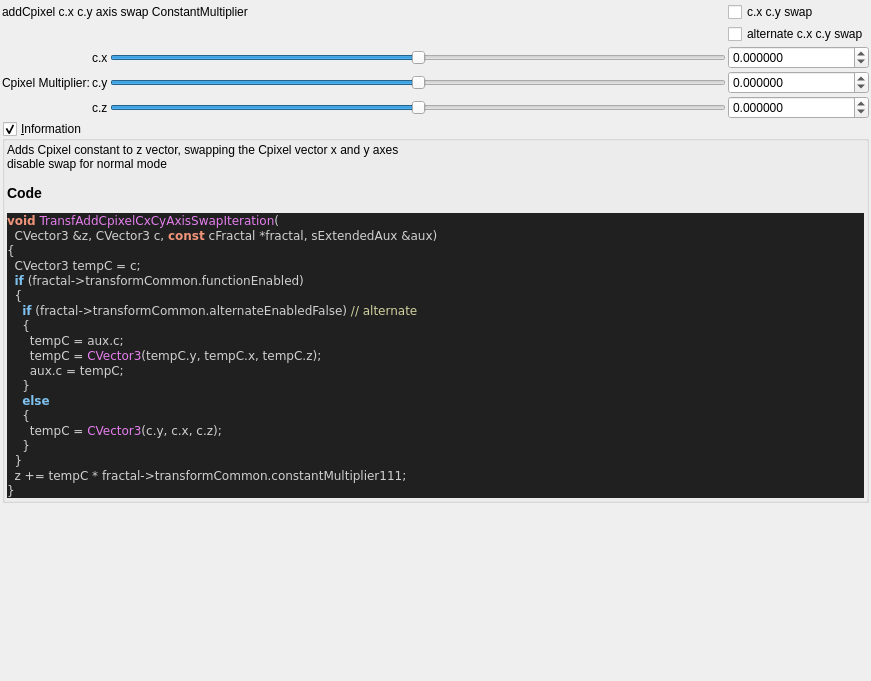
<?xml version="1.0" encoding="UTF-8"?>
<ui version="4.0">
 <class>transf_add_cpixel_cx_cy_axis_swap</class>
 <widget class="QWidget" name="Form">
  <property name="geometry">
   <rect>
    <x>0</x>
    <y>0</y>
    <width>871</width>
    <height>681</height>
   </rect>
  </property>
  <property name="windowTitle">
   <string notr="true">transf_add_cpixel_cx_cy_axis_swap</string>
  </property>
  <layout class="QVBoxLayout" name="verticalLayout">
   <property name="spacing">
    <number>2</number>
   </property>
   <property name="leftMargin">
    <number>2</number>
   </property>
   <property name="topMargin">
    <number>2</number>
   </property>
   <property name="rightMargin">
    <number>2</number>
   </property>
   <property name="bottomMargin">
    <number>2</number>
   </property>
   <item>
    <layout class="QGridLayout" name="gridLayout">
     <property name="spacing">
      <number>2</number>
     </property>
     <item row="2" column="1">
      <widget class="QLabel" name="label_109">
       <property name="text">
        <string notr="true">c.x</string>
       </property>
      </widget>
     </item>
     <item row="3" column="1">
      <widget class="QLabel" name="label_110">
       <property name="text">
        <string notr="true">c.y</string>
       </property>
      </widget>
     </item>
     <item row="0" column="0" colspan="3">
      <widget class="QLabel" name="label">
       <property name="toolTip">
        <string>&lt;html&gt;&lt;head/&gt;&lt;body&gt;&lt;p&gt;Cpixel is CVector3 c = ( c.x, c.y, c.z). It is each original point (pixel) in 3D space where the iteration starts from, ( c = original z for each point .) It is commonly found in formula structures z = f(z) + c.&lt;/p&gt;&lt;p&gt;The Cpixel multiplier effectively scales this point &amp;quot;c&amp;quot;.&lt;/p&gt;&lt;/body&gt;&lt;/html&gt;</string>
       </property>
       <property name="text">
        <string>addCpixel c.x c.y axis swap ConstantMultiplier</string>
       </property>
      </widget>
     </item>
     <item row="0" column="3">
      <widget class="QCheckBox" name="checkBox_transf_function_enabled">
       <property name="text">
        <string>c.x c.y swap</string>
       </property>
      </widget>
     </item>
     <item row="4" column="1">
      <widget class="QLabel" name="label_111">
       <property name="text">
        <string notr="true">c.z</string>
       </property>
      </widget>
     </item>
     <item row="4" column="2">
      <widget class="QSlider" name="slider3_transf_constant_multiplier_111_z">
       <property name="sizePolicy">
        <sizepolicy hsizetype="Expanding" vsizetype="Maximum">
         <horstretch>0</horstretch>
         <verstretch>0</verstretch>
        </sizepolicy>
       </property>
       <property name="minimum">
        <number>-10000000</number>
       </property>
       <property name="maximum">
        <number>10000000</number>
       </property>
       <property name="value">
        <number>0</number>
       </property>
       <property name="sliderPosition">
        <number>0</number>
       </property>
       <property name="orientation">
        <enum>Qt::Horizontal</enum>
       </property>
      </widget>
     </item>
     <item row="3" column="2">
      <widget class="QSlider" name="slider3_transf_constant_multiplier_111_y">
       <property name="sizePolicy">
        <sizepolicy hsizetype="Expanding" vsizetype="Maximum">
         <horstretch>0</horstretch>
         <verstretch>0</verstretch>
        </sizepolicy>
       </property>
       <property name="minimum">
        <number>-10000000</number>
       </property>
       <property name="maximum">
        <number>10000000</number>
       </property>
       <property name="value">
        <number>0</number>
       </property>
       <property name="sliderPosition">
        <number>0</number>
       </property>
       <property name="orientation">
        <enum>Qt::Horizontal</enum>
       </property>
      </widget>
     </item>
     <item row="4" column="3">
      <widget class="MyDoubleSpinBox" name="spinbox3_transf_constant_multiplier_111_z">
       <property name="sizePolicy">
        <sizepolicy hsizetype="Minimum" vsizetype="Maximum">
         <horstretch>0</horstretch>
         <verstretch>0</verstretch>
        </sizepolicy>
       </property>
       <property name="prefix">
        <string/>
       </property>
       <property name="suffix">
        <string/>
       </property>
       <property name="decimals">
        <number>6</number>
       </property>
       <property name="minimum">
        <double>-99.989999999999995</double>
       </property>
       <property name="maximum">
        <double>99.989999999999995</double>
       </property>
       <property name="singleStep">
        <double>0.100000000000000</double>
       </property>
      </widget>
     </item>
     <item row="2" column="2">
      <widget class="QSlider" name="slider3_transf_constant_multiplier_111_x">
       <property name="sizePolicy">
        <sizepolicy hsizetype="Expanding" vsizetype="Maximum">
         <horstretch>0</horstretch>
         <verstretch>0</verstretch>
        </sizepolicy>
       </property>
       <property name="minimum">
        <number>-10000000</number>
       </property>
       <property name="maximum">
        <number>10000000</number>
       </property>
       <property name="value">
        <number>0</number>
       </property>
       <property name="sliderPosition">
        <number>0</number>
       </property>
       <property name="orientation">
        <enum>Qt::Horizontal</enum>
       </property>
      </widget>
     </item>
     <item row="2" column="0" rowspan="3">
      <widget class="QLabel" name="label_108">
       <property name="text">
        <string>Cpixel Multiplier:</string>
       </property>
      </widget>
     </item>
     <item row="3" column="3">
      <widget class="MyDoubleSpinBox" name="spinbox3_transf_constant_multiplier_111_y">
       <property name="sizePolicy">
        <sizepolicy hsizetype="Minimum" vsizetype="Maximum">
         <horstretch>0</horstretch>
         <verstretch>0</verstretch>
        </sizepolicy>
       </property>
       <property name="prefix">
        <string/>
       </property>
       <property name="suffix">
        <string/>
       </property>
       <property name="decimals">
        <number>6</number>
       </property>
       <property name="minimum">
        <double>-99.989999999999995</double>
       </property>
       <property name="maximum">
        <double>99.989999999999995</double>
       </property>
       <property name="singleStep">
        <double>0.100000000000000</double>
       </property>
      </widget>
     </item>
     <item row="2" column="3">
      <widget class="MyDoubleSpinBox" name="spinbox3_transf_constant_multiplier_111_x">
       <property name="sizePolicy">
        <sizepolicy hsizetype="Minimum" vsizetype="Maximum">
         <horstretch>0</horstretch>
         <verstretch>0</verstretch>
        </sizepolicy>
       </property>
       <property name="prefix">
        <string/>
       </property>
       <property name="suffix">
        <string/>
       </property>
       <property name="decimals">
        <number>6</number>
       </property>
       <property name="minimum">
        <double>-99.989999999999995</double>
       </property>
       <property name="maximum">
        <double>99.989999999999995</double>
       </property>
       <property name="singleStep">
        <double>0.100000000000000</double>
       </property>
      </widget>
     </item>
     <item row="1" column="3">
      <widget class="QCheckBox" name="checkBox_transf_alternate_enabled_false">
       <property name="text">
        <string>alternate c.x c.y swap</string>
       </property>
      </widget>
     </item>
    </layout>
   </item>
   <item>
    <widget class="MyGroupBox" name="groupCheck_info">
     <property name="title">
      <string>&amp;Information</string>
     </property>
     <property name="flat">
      <bool>false</bool>
     </property>
     <property name="checkable">
      <bool>true</bool>
     </property>
     <layout class="QVBoxLayout" name="verticalLayout_2">
      <property name="spacing">
       <number>2</number>
      </property>
      <property name="leftMargin">
       <number>2</number>
      </property>
      <property name="topMargin">
       <number>2</number>
      </property>
      <property name="rightMargin">
       <number>2</number>
      </property>
      <property name="bottomMargin">
       <number>2</number>
      </property>
      <item>
       <widget class="QLabel" name="label_code_content">
        <property name="text">
         <string notr="true">&lt;p&gt;Adds Cpixel constant to z vector, swapping the Cpixel vector x and y axes&lt;br&gt;disable swap for normal mode&lt;/p&gt;&lt;table&gt;
&lt;/table&gt;
&lt;h3&gt;Code&lt;/h3&gt;
&lt;body style=&quot;background-color:#202020&quot;&gt;
&lt;pre style=&quot;color:#d0d0d0; background-color:#202020;  font-family:'Courier New',monospace;&quot;&gt;&lt;span style=&quot;color:#f09479; font-weight:bold&quot;&gt;void&lt;/span&gt; &lt;span style=&quot;color:#e47eed&quot;&gt;TransfAddCpixelCxCyAxisSwapIteration&lt;/span&gt;&lt;span style=&quot;color:#d0d0d0&quot;&gt;(&lt;/span&gt;
  CVector3 &lt;span style=&quot;color:#d0d0d0&quot;&gt;&amp;amp;&lt;/span&gt;z&lt;span style=&quot;color:#d0d0d0&quot;&gt;,&lt;/span&gt; CVector3 c&lt;span style=&quot;color:#d0d0d0&quot;&gt;,&lt;/span&gt; &lt;span style=&quot;color:#f09479; font-weight:bold&quot;&gt;const&lt;/span&gt; cFractal &lt;span style=&quot;color:#d0d0d0&quot;&gt;*&lt;/span&gt;fractal&lt;span style=&quot;color:#d0d0d0&quot;&gt;,&lt;/span&gt; sExtendedAux &lt;span style=&quot;color:#d0d0d0&quot;&gt;&amp;amp;&lt;/span&gt;aux&lt;span style=&quot;color:#d0d0d0&quot;&gt;)&lt;/span&gt;
&lt;span style=&quot;color:#d0d0d0&quot;&gt;{&lt;/span&gt;
  CVector3 tempC &lt;span style=&quot;color:#d0d0d0&quot;&gt;=&lt;/span&gt; c&lt;span style=&quot;color:#d0d0d0&quot;&gt;;&lt;/span&gt;
  &lt;span style=&quot;color:#7ec0ee; font-weight:bold&quot;&gt;if&lt;/span&gt; &lt;span style=&quot;color:#d0d0d0&quot;&gt;(&lt;/span&gt;fractal&lt;span style=&quot;color:#d0d0d0&quot;&gt;-&amp;gt;&lt;/span&gt;transformCommon&lt;span style=&quot;color:#d0d0d0&quot;&gt;.&lt;/span&gt;functionEnabled&lt;span style=&quot;color:#d0d0d0&quot;&gt;)&lt;/span&gt;
  &lt;span style=&quot;color:#d0d0d0&quot;&gt;{&lt;/span&gt;
    &lt;span style=&quot;color:#7ec0ee; font-weight:bold&quot;&gt;if&lt;/span&gt; &lt;span style=&quot;color:#d0d0d0&quot;&gt;(&lt;/span&gt;fractal&lt;span style=&quot;color:#d0d0d0&quot;&gt;-&amp;gt;&lt;/span&gt;transformCommon&lt;span style=&quot;color:#d0d0d0&quot;&gt;.&lt;/span&gt;alternateEnabledFalse&lt;span style=&quot;color:#d0d0d0&quot;&gt;)&lt;/span&gt; &lt;span style=&quot;color:#d0d0a0&quot;&gt;// alternate&lt;/span&gt;
    &lt;span style=&quot;color:#d0d0d0&quot;&gt;{&lt;/span&gt;
      tempC &lt;span style=&quot;color:#d0d0d0&quot;&gt;=&lt;/span&gt; aux&lt;span style=&quot;color:#d0d0d0&quot;&gt;.&lt;/span&gt;c&lt;span style=&quot;color:#d0d0d0&quot;&gt;;&lt;/span&gt;
      tempC &lt;span style=&quot;color:#d0d0d0&quot;&gt;=&lt;/span&gt; &lt;span style=&quot;color:#e47eed&quot;&gt;CVector3&lt;/span&gt;&lt;span style=&quot;color:#d0d0d0&quot;&gt;(&lt;/span&gt;tempC&lt;span style=&quot;color:#d0d0d0&quot;&gt;.&lt;/span&gt;y&lt;span style=&quot;color:#d0d0d0&quot;&gt;,&lt;/span&gt; tempC&lt;span style=&quot;color:#d0d0d0&quot;&gt;.&lt;/span&gt;x&lt;span style=&quot;color:#d0d0d0&quot;&gt;,&lt;/span&gt; tempC&lt;span style=&quot;color:#d0d0d0&quot;&gt;.&lt;/span&gt;z&lt;span style=&quot;color:#d0d0d0&quot;&gt;);&lt;/span&gt;
      aux&lt;span style=&quot;color:#d0d0d0&quot;&gt;.&lt;/span&gt;c &lt;span style=&quot;color:#d0d0d0&quot;&gt;=&lt;/span&gt; tempC&lt;span style=&quot;color:#d0d0d0&quot;&gt;;&lt;/span&gt;
    &lt;span style=&quot;color:#d0d0d0&quot;&gt;}&lt;/span&gt;
    &lt;span style=&quot;color:#7ec0ee; font-weight:bold&quot;&gt;else&lt;/span&gt;
    &lt;span style=&quot;color:#d0d0d0&quot;&gt;{&lt;/span&gt;
      tempC &lt;span style=&quot;color:#d0d0d0&quot;&gt;=&lt;/span&gt; &lt;span style=&quot;color:#e47eed&quot;&gt;CVector3&lt;/span&gt;&lt;span style=&quot;color:#d0d0d0&quot;&gt;(&lt;/span&gt;c&lt;span style=&quot;color:#d0d0d0&quot;&gt;.&lt;/span&gt;y&lt;span style=&quot;color:#d0d0d0&quot;&gt;,&lt;/span&gt; c&lt;span style=&quot;color:#d0d0d0&quot;&gt;.&lt;/span&gt;x&lt;span style=&quot;color:#d0d0d0&quot;&gt;,&lt;/span&gt; c&lt;span style=&quot;color:#d0d0d0&quot;&gt;.&lt;/span&gt;z&lt;span style=&quot;color:#d0d0d0&quot;&gt;);&lt;/span&gt;
    &lt;span style=&quot;color:#d0d0d0&quot;&gt;}&lt;/span&gt;
  &lt;span style=&quot;color:#d0d0d0&quot;&gt;}&lt;/span&gt;
  z &lt;span style=&quot;color:#d0d0d0&quot;&gt;+=&lt;/span&gt; tempC &lt;span style=&quot;color:#d0d0d0&quot;&gt;*&lt;/span&gt; fractal&lt;span style=&quot;color:#d0d0d0&quot;&gt;-&amp;gt;&lt;/span&gt;transformCommon&lt;span style=&quot;color:#d0d0d0&quot;&gt;.&lt;/span&gt;constantMultiplier111&lt;span style=&quot;color:#d0d0d0&quot;&gt;;&lt;/span&gt;
&lt;span style=&quot;color:#d0d0d0&quot;&gt;}&lt;/span&gt;
&lt;/pre&gt;
&lt;/body&gt;</string>
        </property>
        <property name="wordWrap">
         <bool>true</bool>
        </property>
        <property name="openExternalLinks">
         <bool>true</bool>
        </property>
        <property name="textInteractionFlags">
         <set>Qt::LinksAccessibleByMouse|Qt::TextSelectableByMouse</set>
        </property>
       </widget>
      </item>
     </layout>
    </widget>
   </item>
   <item>
    <spacer name="verticalSpacer">
     <property name="orientation">
      <enum>Qt::Vertical</enum>
     </property>
     <property name="sizeHint" stdset="0">
      <size>
       <width>20</width>
       <height>40</height>
      </size>
     </property>
    </spacer>
   </item>
  </layout>
 </widget>
 <customwidgets>
  <customwidget>
   <class>MyDoubleSpinBox</class>
   <extends>QDoubleSpinBox</extends>
   <header>my_double_spin_box.h</header>
  </customwidget>
  <customwidget>
   <class>MyGroupBox</class>
   <extends>QGroupBox</extends>
   <header>my_group_box.h</header>
   <container>1</container>
  </customwidget>
 </customwidgets>
 <tabstops>
  <tabstop>checkBox_transf_function_enabled</tabstop>
  <tabstop>checkBox_transf_alternate_enabled_false</tabstop>
  <tabstop>slider3_transf_constant_multiplier_111_x</tabstop>
  <tabstop>spinbox3_transf_constant_multiplier_111_x</tabstop>
  <tabstop>slider3_transf_constant_multiplier_111_y</tabstop>
  <tabstop>spinbox3_transf_constant_multiplier_111_y</tabstop>
  <tabstop>slider3_transf_constant_multiplier_111_z</tabstop>
  <tabstop>spinbox3_transf_constant_multiplier_111_z</tabstop>
  <tabstop>groupCheck_info</tabstop>
 </tabstops>
 <resources/>
 <connections/>
</ui>
